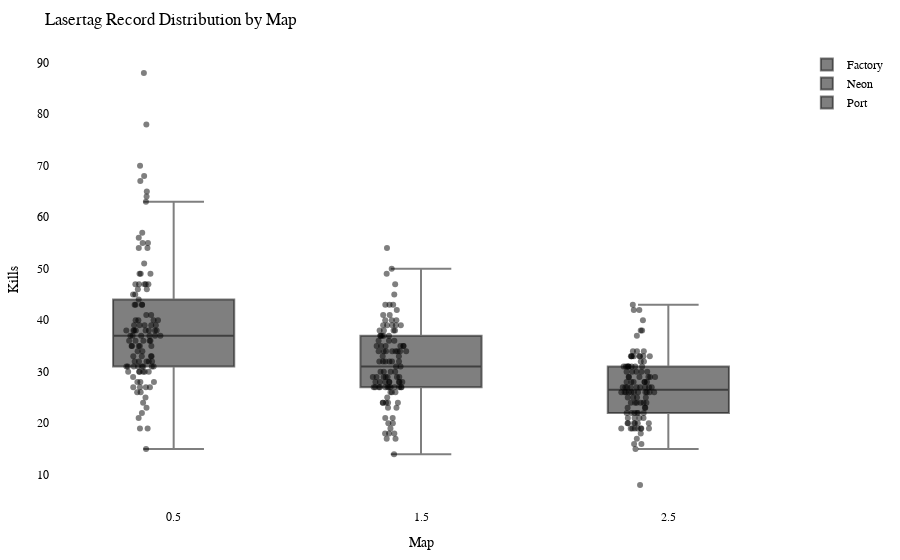

Notebook code for this chart:
### Code cell
import plotly.graph_objects as go
import plotly.io as pio

df = getRecordsDataframe(minigame="Lasertag")

# Calculate the offset for centering the data points
num_columns = len(df.columns)
offset = 0.5

# Create a Swarm plot using Plotly
fig = go.Figure()

for i, column in enumerate(df.columns):
    x_values = [i + offset] * len(df[column])  # Adjust x-values with offset for horizontal centering
    fig.add_trace(go.Box(x=x_values,
                         y=df[column],
                         name=column,
                         boxpoints='all',
                         pointpos=-0.5,  # Adjust point position to prevent overlapping
                         marker=dict(color='rgba(0,0,0,0.5)', size=6),  # Adjust marker color and size
                         hovertext=df.index,
                         hoverinfo='text+y'))

fig.update_layout(title="Lasertag Record Distribution by Map",
                  xaxis=dict(title="Map"),
                  yaxis=dict(title="Kills"),
                  showlegend=True,
                  font=dict(family="Arial", size=12, color="black"),  # Customize font
                  plot_bgcolor="white",  # Set background color
                  margin=dict(l=50, r=50, t=50, b=50),  # Adjust margins for better layout
                  )

pio.show(fig)

pio.write_html(fig, "out/laser_swarm_plot.html")

### Figure 1 — Plotly figure (JSON) as saved in the notebook; plotly's stock layout.template omitted (floating-point values rounded to 4 significant figures)
{"data": [{"boxpoints": "all", "hoverinfo": "text+y", "hovertext": ["2wc", "agowskyy", "Allooy", "Anni808", "Axollotel", "bawskey", "BusinessBent", "ByNetherdude", "byTobi", "cediiiiii_10", "Chander24", "Chrisi20101", "CML_Justin", "crocodile1870", "cxl1lo", "DarkCobweb", "deadfiight", "DerBaumIstDerWeg", "Dokkkkko", "Ex4cted", "Falke23_5", "Feinberg", "ffawks", "Fflopse", "ForceFox", "Freeeedom", "frutigall", "GamemasterNiki", "GeneralEnte06", "Gerrygames", "Gobo9", "GrafikKatze", "Grapfen", "Gummibearchen", "H1ghsay", "h4nnes", "Harold_Sensemann", "HeIsJustAPoorBoy", "HerrDante", "Jan2220", "JennieKim", "jimmi1410", "JOW23", "Joy_8oy", "juvona", "KakaMC", "Kanickelul", "Keenaai", "Kokochampi", "Kokochampo", "Kopfradio", "Krusti", "Kyuudo", "La_meleagro", "LeWi_100", "Lingex", "lizsyy", "LordAlexos", "loukrativ", "Lubottus", "Luis_XYZ", "M0orey_0", "marbrueck", "Martomias", "Mincheeen", "miridis41", "MrNulfred", "Mvsk_", "myshq", "Nexilus", "Ninivee", "officialryzon", "Oronor", "PedroZockt", "Picutar", "PixlNight", "PolizeiDreamy", "Radattel", "Radiokopf", "Raefinzs", "ReichesBrot", "revolverz", "Ritokii", "Sackkerl", "SB387", "ScreamingBlatz", "Sebi1801", "Seemops_8", "Sey__", "Shiewk", "SiLoHB", "Snitcherella", "SpeckyCut", "StaudammAusHolz", "TheBreadHD", "TheFabo", "Tomiokey", "twitchparaskiill", "Txlentierter", "T_Niko_T", "Umgfoin", "WachtelWachtel", "WirdNichtGeladen", "Wissender", "xBaumeisterin", "xX_Dima_ggg_Xx6", "xX_Masha_ggg_Xx9", "yzvm", "_n3d", "_Waldi_"], "marker": {"color": "rgba(0,0,0,0.5)", "size": 6}, "name": "Factory", "pointpos": -0.5, "type": "box", "x": [0.5, 0.5, 0.5, 0.5, 0.5, 0.5, 0.5, 0.5, 0.5, 0.5, 0.5, 0.5, 0.5, 0.5, 0.5, 0.5, 0.5, 0.5, 0.5, 0.5, 0.5, 0.5, 0.5, 0.5, 0.5, 0.5, 0.5, 0.5, 0.5, 0.5, 0.5, 0.5, 0.5, 0.5, 0.5, 0.5, 0.5, 0.5, 0.5, 0.5, 0.5, 0.5, 0.5, 0.5, 0.5, 0.5, 0.5, 0.5, 0.5, 0.5, 0.5, 0.5, 0.5, 0.5, 0.5, 0.5, 0.5, 0.5, 0.5, 0.5, 0.5, 0.5, 0.5, 0.5, 0.5, 0.5, 0.5, 0.5, 0.5, 0.5, 0.5, 0.5, 0.5, 0.5, 0.5, 0.5, 0.5, 0.5, 0.5, 0.5, 0.5, 0.5, 0.5, 0.5, 0.5, 0.5, 0.5, 0.5, 0.5, 0.5, 0.5, 0.5, 0.5, 0.5, 0.5, 0.5, 0.5, 0.5, 0.5, 0.5, 0.5, 0.5, 0.5, 0.5, 0.5, 0.5, 0.5, 0.5, 0.5, 0.5], "y": [68, 39, 31, 26, 37, 63, 38, 31, 36, 55, 27, 33, 39, 27, 22, 39, 32, 35, 28, 78, 38, 26, 55, 70, 34, 38, 57, 31, 36, 47, 47, 40, 43, 45, 31, 67, 43, 39, 88, 38, 47, 30, 65, 27, 21, 40, 15, 33, 37, 37, 19, 49, 37, 24, 35, 38, 49, 43, 19, 37, 32, 30, 45, 46, 38, 54, 34, 31, 54, 38, 31, 25, 40, 47, 37, 29, 36, 35, 32, 28, 40, 39, 56, 43, 30, 38, 33, 30, 49, 32, 30, 28, 30, 35, 35, 64, 36, 46, 31, 44, 32, 41, 41, 31, 36, 27, 23, 51, 47, 33]}, {"boxpoints": "all", "hoverinfo": "text+y", "hovertext": ["2wc", "agowskyy", "Allooy", "Anni808", "Axollotel", "bawskey", "BusinessBent", "ByNetherdude", "byTobi", "cediiiiii_10", "Chander24", "Chrisi20101", "CML_Justin", "crocodile1870", "cxl1lo", "DarkCobweb", "deadfiight", "DerBaumIstDerWeg", "Dokkkkko", "Ex4cted", "Falke23_5", "Feinberg", "ffawks", "Fflopse", "ForceFox", "Freeeedom", "frutigall", "GamemasterNiki", "GeneralEnte06", "Gerrygames", "Gobo9", "GrafikKatze", "Grapfen", "Gummibearchen", "H1ghsay", "h4nnes", "Harold_Sensemann", "HeIsJustAPoorBoy", "HerrDante", "Jan2220", "JennieKim", "jimmi1410", "JOW23", "Joy_8oy", "juvona", "KakaMC", "Kanickelul", "Keenaai", "Kokochampi", "Kokochampo", "Kopfradio", "Krusti", "Kyuudo", "La_meleagro", "LeWi_100", "Lingex", "lizsyy", "LordAlexos", "loukrativ", "Lubottus", "Luis_XYZ", "M0orey_0", "marbrueck", "Martomias", "Mincheeen", "miridis41", "MrNulfred", "Mvsk_", "myshq", "Nexilus", "Ninivee", "officialryzon", "Oronor", "PedroZockt", "Picutar", "PixlNight", "PolizeiDreamy", "Radattel", "Radiokopf", "Raefinzs", "ReichesBrot", "revolverz", "Ritokii", "Sackkerl", "SB387", "ScreamingBlatz", "Sebi1801", "Seemops_8", "Sey__", "Shiewk", "SiLoHB", "Snitcherella", "SpeckyCut", "StaudammAusHolz", "TheBreadHD", "TheFabo", "Tomiokey", "twitchparaskiill", "Txlentierter", "T_Niko_T", "Umgfoin", "WachtelWachtel", "WirdNichtGeladen", "Wissender", "xBaumeisterin", "xX_Dima_ggg_Xx6", "xX_Masha_ggg_Xx9", "yzvm", "_n3d", "_Waldi_"], "marker": {"color": "rgba(0,0,0,0.5)", "size": 6}, "name": "Neon", "pointpos": -0.5, "type": "box", "x": [1.5, 1.5, 1.5, 1.5, 1.5, 1.5, 1.5, 1.5, 1.5, 1.5, 1.5, 1.5, 1.5, 1.5, 1.5, 1.5, 1.5, 1.5, 1.5, 1.5, 1.5, 1.5, 1.5, 1.5, 1.5, 1.5, 1.5, 1.5, 1.5, 1.5, 1.5, 1.5, 1.5, 1.5, 1.5, 1.5, 1.5, 1.5, 1.5, 1.5, 1.5, 1.5, 1.5, 1.5, 1.5, 1.5, 1.5, 1.5, 1.5, 1.5, 1.5, 1.5, 1.5, 1.5, 1.5, 1.5, 1.5, 1.5, 1.5, 1.5, 1.5, 1.5, 1.5, 1.5, 1.5, 1.5, 1.5, 1.5, 1.5, 1.5, 1.5, 1.5, 1.5, 1.5, 1.5, 1.5, 1.5, 1.5, 1.5, 1.5, 1.5, 1.5, 1.5, 1.5, 1.5, 1.5, 1.5, 1.5, 1.5, 1.5, 1.5, 1.5, 1.5, 1.5, 1.5, 1.5, 1.5, 1.5, 1.5, 1.5, 1.5, 1.5, 1.5, 1.5, 1.5, 1.5, 1.5, 1.5, 1.5, 1.5], "y": [38, 34, 30, 27, 35, 32, 28, 29, 26, 41, 17, 27, 28, 27, 17, 39, 28, 38, 18, 39, 34, 21, 49, 45, 20, 36, 36, 28, 27, 39, 43, 34, 40, 35, 28, 34, 29, 37, 50, 31, 28, 23, 43, 25, 18, 37, 24, 29, 21, 34, 18, 35, 27, 20, 32, 30, 36, 32, 14, 39, 23, 27, 32, 28, 41, 35, 28, 40, 38, 27, 29, null, 40, 43, 32, 27, 29, 27, 27, 29, 35, 47, 34, 31, 24, 38, 32, 30, 27, 26, 19, 27, 24, 34, 35, 54, 37, 39, null, 26, 30, 37, 33, 34, 24, 29, 24, 42, 37, 33]}, {"boxpoints": "all", "hoverinfo": "text+y", "hovertext": ["2wc", "agowskyy", "Allooy", "Anni808", "Axollotel", "bawskey", "BusinessBent", "ByNetherdude", "byTobi", "cediiiiii_10", "Chander24", "Chrisi20101", "CML_Justin", "crocodile1870", "cxl1lo", "DarkCobweb", "deadfiight", "DerBaumIstDerWeg", "Dokkkkko", "Ex4cted", "Falke23_5", "Feinberg", "ffawks", "Fflopse", "ForceFox", "Freeeedom", "frutigall", "GamemasterNiki", "GeneralEnte06", "Gerrygames", "Gobo9", "GrafikKatze", "Grapfen", "Gummibearchen", "H1ghsay", "h4nnes", "Harold_Sensemann", "HeIsJustAPoorBoy", "HerrDante", "Jan2220", "JennieKim", "jimmi1410", "JOW23", "Joy_8oy", "juvona", "KakaMC", "Kanickelul", "Keenaai", "Kokochampi", "Kokochampo", "Kopfradio", "Krusti", "Kyuudo", "La_meleagro", "LeWi_100", "Lingex", "lizsyy", "LordAlexos", "loukrativ", "Lubottus", "Luis_XYZ", "M0orey_0", "marbrueck", "Martomias", "Mincheeen", "miridis41", "MrNulfred", "Mvsk_", "myshq", "Nexilus", "Ninivee", "officialryzon", "Oronor", "PedroZockt", "Picutar", "PixlNight", "PolizeiDreamy", "Radattel", "Radiokopf", "Raefinzs", "ReichesBrot", "revolverz", "Ritokii", "Sackkerl", "SB387", "ScreamingBlatz", "Sebi1801", "Seemops_8", "Sey__", "Shiewk", "SiLoHB", "Snitcherella", "SpeckyCut", "StaudammAusHolz", "TheBreadHD", "TheFabo", "Tomiokey", "twitchparaskiill", "Txlentierter", "T_Niko_T", "Umgfoin", "WachtelWachtel", "WirdNichtGeladen", "Wissender", "xBaumeisterin", "xX_Dima_ggg_Xx6", "xX_Masha_ggg_Xx9", "yzvm", "_n3d", "_Waldi_"], "marker": {"color": "rgba(0,0,0,0.5)", "size": 6}, "name": "Port", "pointpos": -0.5, "type": "box", "x": [2.5, 2.5, 2.5, 2.5, 2.5, 2.5, 2.5, 2.5, 2.5, 2.5, 2.5, 2.5, 2.5, 2.5, 2.5, 2.5, 2.5, 2.5, 2.5, 2.5, 2.5, 2.5, 2.5, 2.5, 2.5, 2.5, 2.5, 2.5, 2.5, 2.5, 2.5, 2.5, 2.5, 2.5, 2.5, 2.5, 2.5, 2.5, 2.5, 2.5, 2.5, 2.5, 2.5, 2.5, 2.5, 2.5, 2.5, 2.5, 2.5, 2.5, 2.5, 2.5, 2.5, 2.5, 2.5, 2.5, 2.5, 2.5, 2.5, 2.5, 2.5, 2.5, 2.5, 2.5, 2.5, 2.5, 2.5, 2.5, 2.5, 2.5, 2.5, 2.5, 2.5, 2.5, 2.5, 2.5, 2.5, 2.5, 2.5, 2.5, 2.5, 2.5, 2.5, 2.5, 2.5, 2.5, 2.5, 2.5, 2.5, 2.5, 2.5, 2.5, 2.5, 2.5, 2.5, 2.5, 2.5, 2.5, 2.5, 2.5, 2.5, 2.5, 2.5, 2.5, 2.5, 2.5, 2.5, 2.5, 2.5, 2.5], "y": [27, 24, 20, 20, 25, 30, 26, 19, 20, 33, 19, 29, 33, 25, 18, 28, 24, 28, 15, 33, 25, 24, 31, 43, 19, 34, 38, 27, 26, 29, 37, 27, 38, 31, 27, 33, 28, 33, 40, 27, 23, 27, 42, 33, 20, 26, null, 22, 17, 24, 16, 26, 22, 8, 31, 30, 33, 30, 16, 32, 22, 27, 26, 31, 30, 22, 26, 19, 34, 29, 24, 29, 31, 42, 26, 21, 23, 19, 28, 27, 31, 33, 22, 29, 25, 28, null, 20, 32, 26, 26, 20, 21, 21, 24, 31, 26, 27, 19, 22, 30, 29, 26, 28, 19, 23, 19, 31, 34, 21]}], "layout": {"font": {"color": "black", "family": "Arial", "size": 12}, "margin": {"b": 50, "l": 50, "r": 50, "t": 50}, "plot_bgcolor": "white", "showlegend": true, "title": {"text": "Lasertag Record Distribution by Map"}, "xaxis": {"title": {"text": "Map"}}, "yaxis": {"title": {"text": "Kills"}}}}
